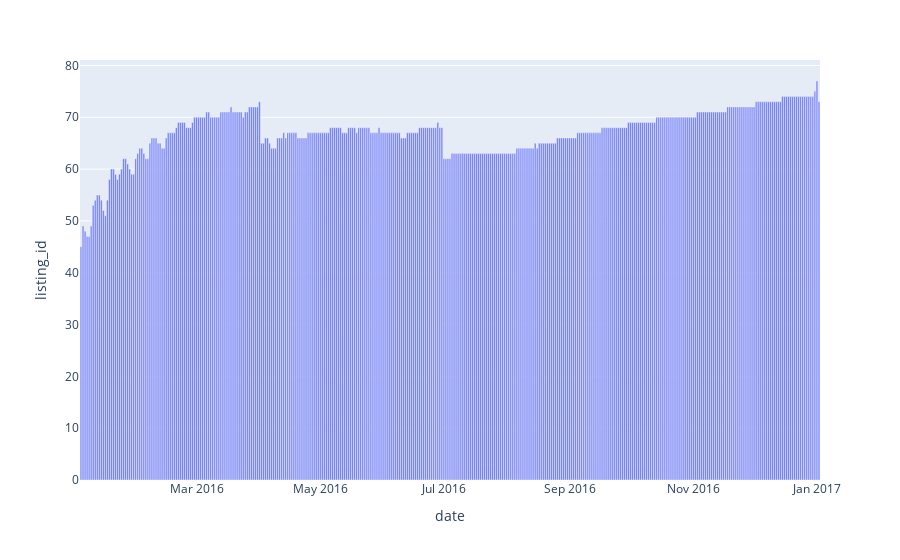

Here is the notebook cell this chart was saved with:
### Code cell
available_houses = round((calendar_df[calendar_df['available'] == 't'].groupby("date").listing_id.nunique() / total) * 100,0)

#transform series to dataframe
available_houses = available_houses.to_frame().reset_index()

#plot result in a bar chart using ploty
fig = px.bar(available_houses, x='date', y='listing_id')
fig.show()

### look by day it's hard to see , so let's take a look in availability by month

### Figure 1 — Plotly figure (JSON) as saved in the notebook; plotly's stock layout.template omitted (floating-point values rounded to 4 significant figures; data arrays with more than 128 entries replaced by an {"elided": "..."} marker saying what was removed)
{"data": [{"alignmentgroup": "True", "hovertemplate": "date=%{x}<br>listing_id=%{y}<extra></extra>", "legendgroup": "", "marker": {"color": "#636efa"}, "name": "", "offsetgroup": "", "orientation": "v", "showlegend": false, "textposition": "auto", "type": "bar", "x": {"elided": "365 str values"}, "xaxis": "x", "y": {"elided": "365 int values"}, "yaxis": "y"}], "layout": {"barmode": "relative", "legend": {"tracegroupgap": 0}, "margin": {"t": 60}, "xaxis": {"anchor": "y", "domain": [0, 1], "title": {"text": "date"}}, "yaxis": {"anchor": "x", "domain": [0, 1], "title": {"text": "listing_id"}}}}
